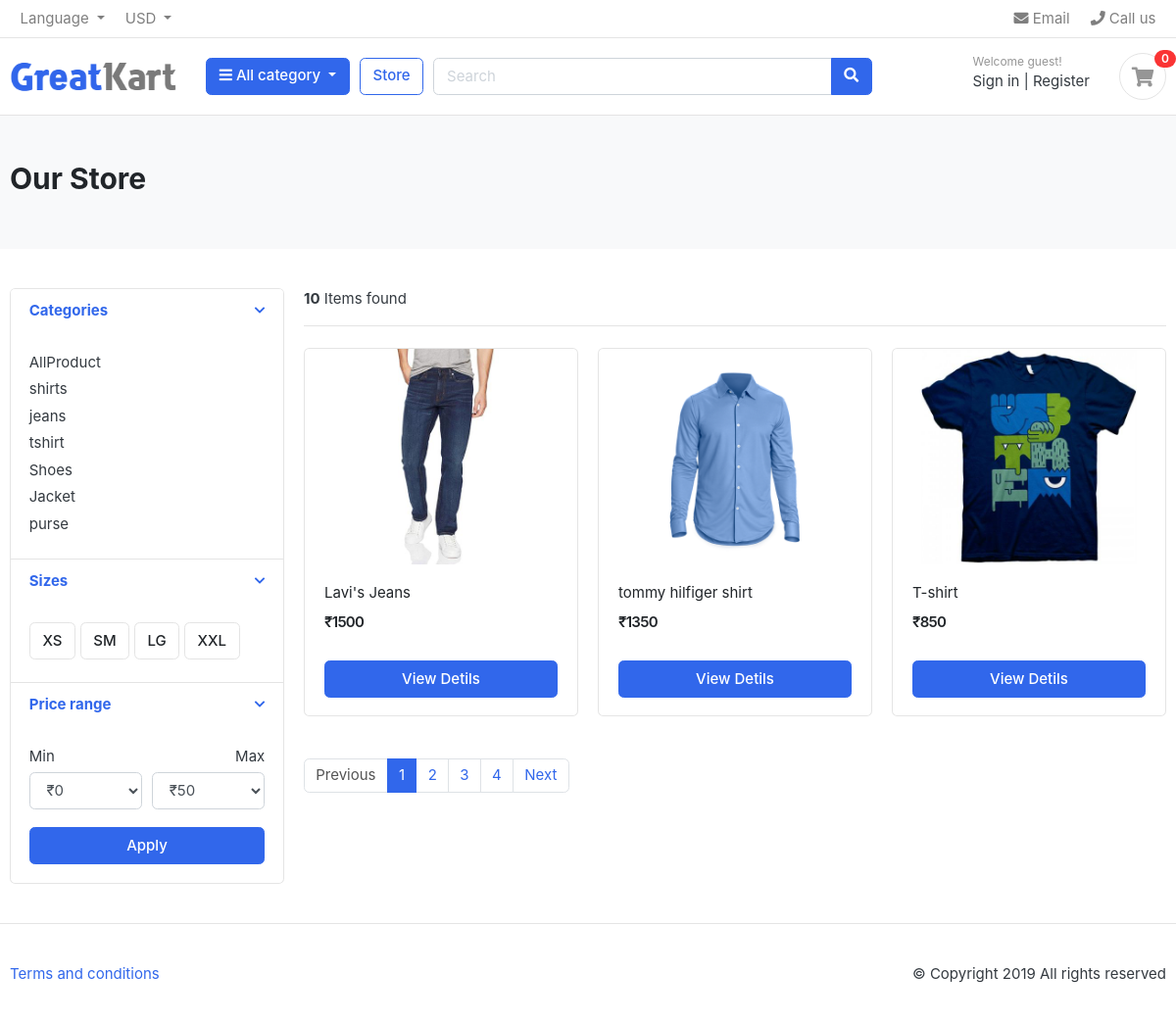
/store/, run on the app's committed database.
### category/models.py (models this page shows, shortened)
class Category(models.Model):
    category_name = models.CharField(max_length=50, unique=True)
    slug = models.SlugField(max_length=100, unique=True)
    description = models.TextField(max_length=255, blank=True)
    cat_image = models.ImageField(upload_to='photos/categories', blank=True)
    class Meta:
        verbose_name = 'category'
        verbose_name_plural = 'categories'
    def get_url(self):
            return reverse('products_by_category', args=[self.slug])

### store/models.py (models this page shows, shortened)
class Product(models.Model):
    product_name    = models.CharField(max_length=200, unique=True)
    slug            = models.SlugField(max_length=200, unique=True)
    description     = models.TextField(max_length=500, blank=True)
    price           = models.IntegerField()
    images          = models.ImageField(upload_to='photos/products')
    stock           = models.IntegerField()
    is_available    = models.BooleanField(default=True)
    category        = models.ForeignKey(Category, on_delete=models.CASCADE)
    created_date    = models.DateTimeField(auto_now_add=True)
    modified_date   = models.DateTimeField(auto_now=True)
    def get_url(self):
        return reverse('product_detail', args=[self.category.slug, self.slug])

### store/views.py (the view)
# urls.py: path('store/',include('store.urls')),
def store(request, category_slug=None):
    categories = None
    products = None
    if category_slug != None:
        categories = get_object_or_404(Category, slug=category_slug)
        products = Product.objects.filter(category=categories, is_available=True)
        paginator = Paginator(products, 1)
        page = request.GET.get('page')
        paged_products = paginator.get_page(page)
        product_count = products.count()
    else:
        products = Product.objects.all().filter(is_available=True).order_by('id')
        paginator = Paginator(products, 3)
        page = request.GET.get('page')
        paged_products = paginator.get_page(page)
        product_count = products.count()
    context = {
        'products': paged_products,
        'product_count': product_count,
    }
    return render(request, 'store/store.html', context)

### templates/store/store.html (shortened to what this page needs)
<!DOCTYPE HTML>
<html lang="en">
<head>
    <link href="/static/css/bootstrap.css" rel="stylesheet" type="text/css" />
    <link href="/static/fonts/fontawesome/css/all.min.css" type="text/css" rel="stylesheet">
    <link href="/static/css/ui.css" rel="stylesheet" type="text/css" />
    <link href="/static/css/responsive.css" rel="stylesheet" media="only screen and (max-width: 1200px)" />
</head>
<body>
    <header class="section-header">
        <nav class="navbar p-md-0 navbar-expand-sm navbar-light border-bottom">
            <div class="container">
                <div class="collapse navbar-collapse" id="navbarTop4">
                    <ul class="navbar-nav mr-auto">
                        <li class="nav-item dropdown">
                            <a href="#" class="nav-link dropdown-toggle" data-toggle="dropdown"> Language </a>
                        </li>
                        <li class="nav-item dropdown">
                            <a href="#" class="nav-link dropdown-toggle" data-toggle="dropdown"> USD </a>
                        </li>
                    </ul>
                    <ul class="navbar-nav">
                        <li><a href="#" class="nav-link"> <i class="fa fa-envelope"></i> Email </a></li>
                        <li><a href="#" class="nav-link"> <i class="fa fa-phone"></i> Call us </a></li>
                    </ul>
                </div>
            </div>
        </nav>
        <section class="header-main border-bottom">
            <div class="container">
                <div class="row align-items-center">
                    <div class="col-lg-2 col-md-3 col-6">
                        <a href="{% url 'home' %}" class="brand-wrap">
                            <img class="logo" src="/static/images/logo.png">
                        </a>
                    </div>
                    <div class="col-lg col-sm col-md col-6 flex-grow-0">
                        <div class="category-wrap dropdown d-inline-block float-right">
                            <button type="button" class="btn btn-primary dropdown-toggle" data-toggle="dropdown">
                                <i class="fa fa-bars"></i> All category
                            </button>
                        </div>
                    </div>
                    <a href="/store" class="btn btn-outline-primary">Store</a>
                    <div class="col-lg  col-md-6 col-sm-12 col">
                        <form action="{% url 'search' %}" class="search" method="get">
                            <div class="input-group w-100">
                                <input type="text" class="form-control" style="width:60%;" placeholder="Search"
                                    name="keyword">
                                <div class="input-group-append">
                                    <button class="btn btn-primary" type="submit">
                                        <i class="fa fa-search"></i>
                                    </button>
                                </div>
                            </div>
                        </form>
                    </div>
                    <div class="col-lg-3 col-sm-6 col-8 order-2 order-lg-3">
                        <div class="d-flex justify-content-end mb-3 mb-lg-0">
                            {% if user.id is None %}
                            <div class="widget-header">
                                <small class="title text-muted">Welcome guest!</small>
                                <div>
                                    <a href="{% url 'login' %}">Sign in</a> <span class="dark-transp"> | </span>
                                    <a href="{% url 'register' %}"> Register</a>
                                </div>
                            </div>
                            {% endif %}
                            <a href="/cart" class="widget-header pl-3 ml-3">
                                <div class="icon icon-sm rounded-circle border"><i class="fa fa-shopping-cart"></i>
                                </div>
                                <span class="badge badge-pill badge-danger notify">{{cart_count}}</span>
                            </a>
                        </div>
                    </div>
                </div>
            </div>
        </section>
    </header>
    <section class="section-pagetop bg">
        <div class="container">
            {% if 'search' in request.path%}
            <h2 class="title-page">Search Result</h2>
            {% else %}
            <h2 class="title-page">Our Store</h2>
            {% endif %}
        </div>
    </section>
    <section class="section-content padding-y">
        <div class="container">
            <div class="row">
                <aside class="col-md-3">
                    <div class="card">
                        <article class="filter-group">
                            <header class="card-header">
                                <a href="#" data-toggle="collapse" data-target="#collapse_1" aria-expanded="true"
                                    class="">
                                    <i class="icon-control fa fa-chevron-down"></i>
                                    <h6 class="title">Categories</h6>
                                </a>
                            </header>
                            <div class="filter-content collapse show" id="collapse_1">
                                <div class="card-body">
                                    <ul class="list-menu">
                                        <li><a href="{% url 'store' %}">AllProduct</a></li>
                                        {% for category in links %}
                                        <li><a href="{{ category.get_url }}">{{category.category_name}}</a></li>
                                        {% endfor %}
                                    </ul>
                                </div>
                            </div>
                        </article>
                        <article class="filter-group">
                            <header class="card-header">
                                <a href="#" data-toggle="collapse" data-target="#collapse_4" aria-expanded="true"
                                    class="">
                                    <i class="icon-control fa fa-chevron-down"></i>
                                    <h6 class="title">Sizes </h6>
                                </a>
                            </header>
                            <div class="filter-content collapse show" id="collapse_4">
                                <div class="card-body">
                                    <label class="checkbox-btn">
                                        <span class="btn btn-light"> XS </span>
                                    </label>
                                    <label class="checkbox-btn">
                                        <span class="btn btn-light"> SM </span>
                                    </label>
                                    <label class="checkbox-btn">
                                        <span class="btn btn-light"> LG </span>
                                    </label>
                                    <label class="checkbox-btn">
                                        <span class="btn btn-light"> XXL </span>
                                    </label>
                                </div>
                            </div>
                        </article>
                        <article class="filter-group">
                            <header class="card-header">
                                <a href="#" data-toggle="collapse" data-target="#collapse_3" aria-expanded="true"
                                    class="">
                                    <i class="icon-control fa fa-chevron-down"></i>
                                    <h6 class="title">Price range </h6>
                                </a>
                            </header>
                            <div class="filter-content collapse show" id="collapse_3">
                                <div class="card-body">
                                    <div class="form-row">
                                        <div class="form-group col-md-6">
                                            <label>Min</label>
                                            <select class="mr-2 form-control">
                                                <option value="0">₹0</option>
                                            </select>
                                        </div>
                                        <div class="form-group text-right col-md-6">
                                            <label>Max</label>
                                            <select class="mr-2 form-control">
                                                <option value="50">₹50</option>
                                            </select>
                                        </div>
                                    </div>
                                    <button class="btn btn-block btn-primary">Apply</button>
                                </div>
                            </div>
                        </article>
                    </div>
                </aside>
                <main class="col-md-9">
                    <header class="border-bottom mb-4 pb-3">
                        <div class="form-inline">
                            <span class="mr-md-auto"> <b>{{ product_count }}</b> Items found </span>
                        </div>
                    </header>
                    <div class="row">
                        {% if products %}
                        {% for product in products %}
                        <div class="col-md-4">
                            <figure class="card card-product-grid">
                                <div class="img-wrap">
                                    <a href="{{ product.get_url }}"> <img src="{{product.images.url}}"> </a>
                                </div>
                                <figcaption class="info-wrap">
                                    <div class="fix-height">
                                        <a href="{{ product.get_url }}" class="title">{{ product.product_name }}</a>
                                        <div class="price-wrap mt-2">
                                            <span class="price">₹{{ product.price}}</span>
                                        </div>
                                    </div>
                                    <a href="{{ product.get_url }}" class="btn btn-block btn-primary">View Detils </a>
                                </figcaption>
                            </figure>
                        </div>
                        {% endfor %}
                        {% else %}
                        <div>
                            <h2>No Result Found</h2>
                        </div>
                        {% endif %}
                    </div>
                    <nav class="mt-4" aria-label="Page navigation sample">
                        {% if products.has_other_pages %}
                        <ul class="pagination">
                            {% if products.has_previous %}
                            <li class="page-item"><a class="page-link"
                                    href="?page={{products.previous_page_number}}">Previous</a></li>
                            {% else %}
                            <li class="page-item disabled"><a class="page-link" href="#">Previous</a></li>
                            {% endif %}
                            {% for i in products.paginator.page_range %}
                            {% if products.number == i%}
                            <li class="page-item active"><a class="page-link" href="#">{{i}}</a></li>
                            {% else %}
                            <li class="page-item"><a class="page-link" href="?page={{i}}">{{i}}</a></li>
                            {% endif %}
                            {% endfor %}
                            {% if products.has_next %}
                            <li class="page-item"><a class="page-link"
                                    href="?page={{products.next_page_number}}">Next</a></li>
                            {% else %}
                            <li class="page-item disabled"><a class="page-link" href="#">Next</a></li>
                            {% endif %}
                        </ul>
                        {% endif %}
                    </nav>
                </main>
            </div>
        </div>
    </section>
    <footer class="section-footer border-top padding-y">
        <div class="container">
            <p class="float-md-right">
                &copy Copyright 2019 All rights reserved
            </p>
            <p>
                <a href="#">Terms and conditions</a>
            </p>
        </div>
    </footer>
</body>
</html>

### data on the page
Category: category_name "shirts"
Category: category_name "jeans"
Category: category_name "tshirt"
Category: category_name "Shoes"
Category: category_name "Jacket"
Category: category_name "purse"
Product: images (picture), product_name "Lavi's Jeans", price "1500"
Product: images (picture), product_name "tommy hilfiger shirt", price "1350"
Product: images (picture), product_name "T-shirt", price "850"

### other printed values
{{ cart_count }} "0"
{{ product_count }} "10"
{{ i }} "1"
{{ i }} "2" "3" "4"
